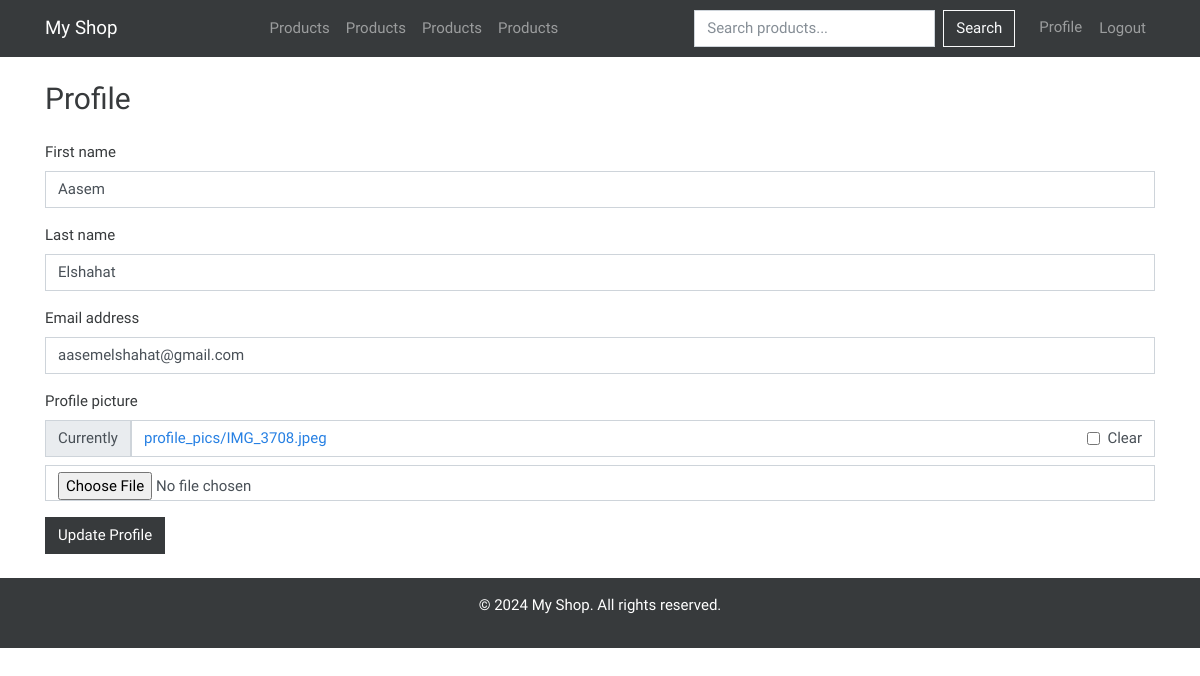
/users/profile/edit/ (signed in), run on the app's committed database.
### myshop/users/models.py (models this page shows)
class CustomUser(AbstractUser):
    profile_picture = models.ImageField(upload_to='profile_pics/', null=True, blank=True)
    groups = models.ManyToManyField(
        'auth.Group',
        related_name='customuser_set',  # Change the related_name
        blank=True,
        help_text='The groups this user belongs to.',
        verbose_name='groups',
    )
    user_permissions = models.ManyToManyField(
        'auth.Permission',
        related_name='customuser_set',  # Change the related_name
        blank=True,
        help_text='Specific permissions for this user.',
        verbose_name='user permissions',
    )

### myshop/users/views.py (the view)
# urls.py: path('profile/edit/', views.edit_profile, name='edit_profile')
@login_required
def edit_profile(request):
  if request.method == 'POST':
    form = CustomerUserChangeForm(request.POST, request.FILES, instance=request.user)
    if form.is_valid():
      form.save()
      return redirect('profile')
  else:
    form = CustomerUserChangeForm(instance=request.user)
  return render(request, 'users/edit_profile.html',{'form':form})

### myshop/users/forms.py
class CustomerUserChangeForm(forms.ModelForm):
  class Meta:
    model = CustomUser
    fields = ('first_name', 'last_name', 'email','profile_picture',)

### myshop/users/templates/users/edit_profile.html
{% extends 'base.html' %} {% load crispy_forms_tags %} {% block content %}
<h2 class="my-4">Profile</h2>
<form method="post" enctype="multipart/form-data" class="mt-3">
  {% csrf_token %} {{form|crispy}}
  <button type="submit" class="btn btn-secondary">Update Profile</button>
</form>
{% endblock %}

### data on the page
CustomUser: first_name "Aasem", last_name "Elshahat", email "aasemelshahat@gmail.com"
